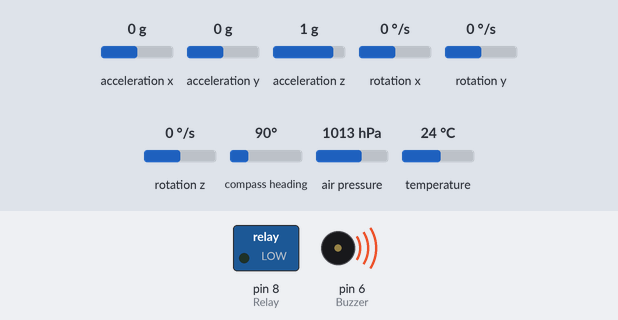
Recording of a sketch running on a simulated Arduino Uno, built for the host (arithmetic inside an expression is 32-bit, double 64-bit). On the bench: switched loads named in the sketch (green lamp = pin HIGH), buzzer (waves = sounding, pin HIGH). Wiring (inferred from the names in the program): HMC5883L compass at I2C address 0x1E; ADXL345 accelerometer at I2C address 0x53; L3G4200D gyroscope at I2C address 0x69; BMP180 pressure sensor at I2C address 0x77. Inputs (shaded band) come from the test bench; at power-on: acceleration x 0 g, acceleration y 0 g, acceleration z 1 g, rotation x 0 °/s, rotation y 0 °/s, rotation z 0 °/s, compass heading 90°, air pressure 1013 hPa, temperature 24 °C. Storage starts empty; EEPROM starts erased.

Above: at 0.1 s.
At 4.1 s:
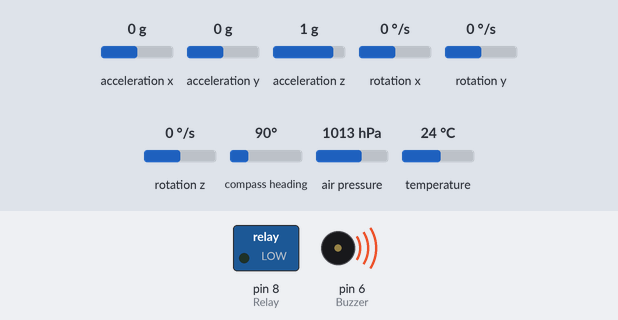
At 5.6 s:
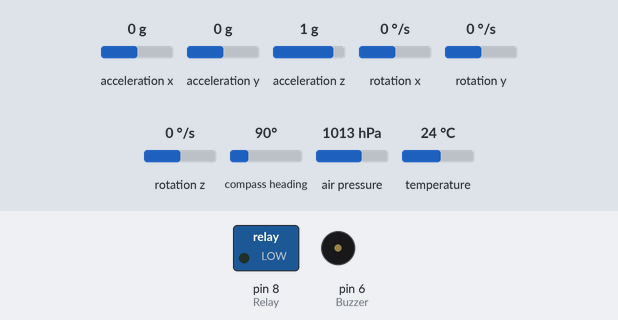
Timing chart, 0 to 7.1 s (numbered marks = the images above):
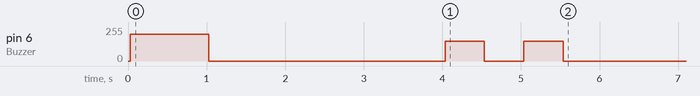

The sketch:

AVersion2-3.ino
```cpp
//No utiliza la biblioteca SFE_BMP180
//76% de almacenamiento
//67% de memoria dinámica
//La configuración está en un archivo diferente
//Los valores estan concatenados
//40 lecturas

//Conexiones Módulo MicroSD      Conexiones IMU: GY-80       Conexiones Relevador
//   GND ---> GND                  3.3V ---> Vcc                  D8 ---> IN
//    5V ---> Vcc                   GND ---> GND                 GND ---> GND
//   D12 ---> MISO                   A5 ---> SCL                  5V ---> Vcc
//   D11 ---> MOSI                   A4 ---> SDA
//   D13 ---> SCK
//   D10 ---> CS

/////////////////////////////////////////BIBLIOTECAS/////////////////////////////////////////
#include <Wire.h>        //Libreria para la comunicacion I2C
#include <SPI.h>         //Libreria interfaz SPI
#include <SD.h>          //Libreria para tarjetas SD
#include <EEPROM.h>      //Libreria que permite guardar valores cuando el arduino se apaga

/////////////////////////////////////////DEFINICIONES/////////////////////////////////////////
        //--------Micro SD---------
#define SSpin 10                    //Pin Slave Select para el modulo micro SD
        //--------BMP085----------
#define BMP085_ADDRESS 0x77         //Dirección I2C del barometro BMP085
        //--------ADXL345---------
#define ADXL345_ADDRESS 0x53        //Device address in which is also included the 8th bit for selecting the mode, read in this case.
#define Power_Register 0x2D         //Accelerometer Register Addresses
#define X_Axis_Register_DATAX0 0x32 //Hexadecima address for the DATAX0 internal register.
#define X_Axis_Register_DATAX1 0x33 //Hexadecima address for the DATAX1 internal register.
#define Y_Axis_Register_DATAY0 0x34
#define Y_Axis_Register_DATAY1 0x35
#define Z_Axis_Register_DATAZ0 0x36
#define Z_Axis_Register_DATAZ1 0x37
        //--------L3G4200D---------
#define Gyro_L3G4200D_ADDRESS 0x69  //Device address in which is also included the 8th bit for selecting the mode, read in this case.
#define Gyro_gX0 0x28               //Gyro Register Addresses
#define Gyro_gX1 0x29
#define Gyro_gY0 0x2A
#define Gyro_gY1 0x2B
#define Gyro_gZ0 0x2C
#define Gyro_gZ1 0x2D
        //--------MC5883L---------
#define Magnet_MC5883L_ADDRESS 0x1E //I2C 7bit address of HMC5883
#define Magnetometer_mX0 0x03
#define Magnetometer_mX1 0x04
#define Magnetometer_mZ0 0x05
#define Magnetometer_mZ1 0x06
#define Magnetometer_mY0 0x07
#define Magnetometer_mY1 0x08
/////////////////////////////////////////VARIABLES/////////////////////////////////////////
        //--------GLOBALES---------
int Relay = 8;                 //Pin de salida para el relevador
int Buzzer = 6;                //Pin de salida para el buzzer
int numeroLectura = 1;         //Para obtener el numero de datos que queremos
word t0;                       //Tiempo al terminar de configurar
String dataString = "";        //Utilizado para concatenar los datos de los sensores

        //--------BMP085---------
    float temperature,pressure,altura;
//-->Alturas para el cálculo de la media móvil
    float altura1,altura2,altura3,altura4,altura5,altura6,altura7,altura8;
    float alturaMediaMovil = 0;
//-->Formula barometrica
    float Po = 101325;             //Presión al nivel del mar [Pa]
    float M = 0.02896;             //Masa molar del aire [kg/mol]
    float TempK;                   //Temperatura en grados kelvin
    float R = 8.3143;              //Constante universal de los gases [(N*m)/(mol*K)]
    float g = 9.807;               //Aceleración gravitacional [m/s^2]
//-->Valores de calibración
    const unsigned char OSS = 0;   //Configuración de sobremuestreo
    int ac1,ac2,ac3;
    unsigned int ac4,ac5,ac6;
    int b1,b2,mb,mc,md;
    long b5;
        //--------Modulo Micro SD---------
File archivo;                  //Objeto "archivo" del tipo File
byte nFile;                    //Numero de archivo
        //--------ADXL345---------
int X0,X1,X_out;
int Y0,Y1,Y_out;
int Z1,Z0,Z_out;
float aceleracionX,aceleracionY,aceleracionZ;
//output value from -1 to +1, Gravity acceleration acting on the X-Axis
//2^8 bytes
float AceleracionXBytes = 256;
        //--------L3G4200D---------
int gX0,gX1,gX_out;
int gY0,gY1,gY_out;
int gZ0,gZ1,gZ_out;
float Xg,Yg,Zg;
float angleX,angleY,angleZ,angleXc,angleYc,angleZc;
float giroscopioX,giroscopioY,giroscopioZ;
unsigned long start,finished,elapsed;
// From the datasheet: 70 mdps/digit
float dpsXDigit = 0.07;      //Angular rate [dps]
float dt=0.015;
        //--------MC5883L---------
int mX0,mX1,mX_out;
int mY0,mY1,mY_out;
int mZ0,mZ1,mZ_out;
float magnetometroX,magnetometroY,magnetometroZ;
// From the datasheet: 0.92 mG/digit
float GaussXDigit = 0.00092;     // Gauss unit [G]
//Earth magnetic field ranges from 0.25 to 0.65 Gauss, so these are the values that we need to get approximately.
//->Arreglos para ajuste      m = (x-b)*A
double matrizMagB[3] = {-0.0389,-0.2945,0.2303};
double matrizMagA[3][3] = {{0.8951,-0.0019,0.0046},{-0.0019,0.9303,-0.0272},{0.0046,-0.0272,1.2017}};
```

BFunciones.ino
```cpp
//DECLARACION DE FUNCIONES

//--- Wire Transmission ---
void wireTransmission(int direccion,int registro,int valor)
{
  Wire.beginTransmission(direccion);
  Wire.write(registro);
  Wire.write(valor);
  Wire.endTransmission();
}

//--- Funcion de registro de datos ---
void registroDatos()
{
  archivo = SD.open("Datos"+String(nFile)+".txt",FILE_WRITE);
  if(archivo){
      dataString += String(numeroLectura)+","+String(millis())+",TIEMPO,"+String(alturaMediaMovil)+","+String(aceleracionX)+","+String(aceleracionY)+","+String(aceleracionZ)+",";
      archivo.print(dataString);
      dataString = "";
      dataString += String(magnetometroX)+","+String(magnetometroY)+","+String(magnetometroZ)+","+String(giroscopioX)+","+String(giroscopioY)+","+String(giroscopioZ)+",ESTADO,LONGITUD,LATITUD,ALTURAGPS";
      archivo.println(dataString);
      archivo.close();
      dataString = "";
  }
}

void calculoMediaMovil(){
      //--> Escritura de las ultimas 8 alturas
      if(numeroLectura == 1){
          altura1 = altura;
      }
      if(numeroLectura == 2){
          altura2 = altura;
      }
      if(numeroLectura == 3){
          altura3 = altura;
      }
      if(numeroLectura == 4){
          altura4 = altura;
      }
      if(numeroLectura == 5){
          altura5 = altura;
      }
      if(numeroLectura == 6){
          altura6 = altura;
      }
      if(numeroLectura == 7){
          altura7 = altura;
      }
      if(numeroLectura == 8){
          altura8 = altura;
      }

      if(numeroLectura > 8){
        //Promedio de las ultimas 8 alturas
        alturaMediaMovil = round((altura1+altura2+altura3+altura4+altura5+altura6+altura7+altura8)/8);
        //Se van registrando las ultimas 8 alturas que sean calculadas
        altura1 = altura2;
        altura2 = altura3;
        altura3 = altura4;
        altura4 = altura5;
        altura5 = altura6;
        altura6 = altura7;
        altura7 = altura8;
        altura8 = altura;
      }
}

//*********************************************************************************************************************************************************************************************
//************************************************************************************* Métodos BMP085 ****************************************************************************************
//*********************************************************************************************************************************************************************************************
void bmp085Calibration(){
  ac1 = bmp085ReadInt(0xAA);          //Almacena todos los valores de calibración del BMP085 en variables globales
  ac2 = bmp085ReadInt(0xAC);          //Valores de calibración son requeridos para calcular temperatura y presión
  ac3 = bmp085ReadInt(0xAE);          //Esta función deberá ser llamada en el inicio del programa
  ac4 = bmp085ReadInt(0xB0);
  ac5 = bmp085ReadInt(0xB2);
  ac6 = bmp085ReadInt(0xB4);
  b1 = bmp085ReadInt(0xB6);
  b2 = bmp085ReadInt(0xB8);
  mb = bmp085ReadInt(0xBA);
  mc = bmp085ReadInt(0xBC);
  md = bmp085ReadInt(0xBE);
}

float bmp085GetTemperature(unsigned int ut){
  long x1,x2;
  x1 = (((long)ut - (long)ac6)*(long)ac5) >> 15;
  x2 = ((long)mc << 11)/(x1+md);
  b5 = x1 + x2;                       //Calcula temperatura en [ºC]
  float temp = ((b5 + 8)>>4);
  temp = temp / 10;
  return temp;
}

long bmp085GetPressure(unsigned long up){
  long x1, x2, x3, b3, b6, p;
  unsigned long b4, b7;               //Calcula presión en [Pa]
  b6 = b5 - 4000;                     //Los valores de calibración deben conocerse
  //Calcular B3                       //b5 también se necesita, por lo que bmp085GetTemperature(...) debe ser llamada primero
  x1 = (b2 * (b6 * b6)>>12)>>11;
  x2 = (ac2 * b6)>>11;
  x3 = x1 + x2;
  b3 = (((((long)ac1)*4 + x3)<<OSS) + 2)>>2;
  //Calcular B4
  x1 = (ac3 * b6)>>13;
  x2 = (b1 * ((b6 * b6)>>12))>>16;
  x3 = ((x1 + x2) + 2)>>2;
  b4 = (ac4 * (unsigned long)(x3 + 32768))>>15;
  //Calcular B7
  b7 = ((unsigned long)(up - b3) * (50000>>OSS));
  if(b7 < 0x80000000)
    p = (b7<<1)/b4;
  else
    p = (b7/b4)<<1;
  x1 = (p>>8) * (p>>8);
  x1 = (x1 * 3038)>>16;
  x2 = (-7357 * p)>>16;
  p += (x1 + x2 + 3791)>>4;
  long temp = p;
  return temp;
}

float altitud(float pressure, float temperature){
  TempK = temperature + 273.15;       //Calcular altitud en [m]
  altura = (log(pressure/Po))*((R*TempK)/(M*g))*-1;
}

//Lee 1 byte desde el BMP085 en "address"
char bmp085Read(unsigned char address){
  unsigned char data;
  Wire.beginTransmission(BMP085_ADDRESS);
  Wire.write(address);
  Wire.endTransmission();
  Wire.requestFrom(BMP085_ADDRESS, 1);
  while(!Wire.available())
    ;
    return Wire.read();
}

//Lee 2 bytes desde el BMP085
//El primer byte será desde "address"
//El segundo byte será desde "address"+1
int bmp085ReadInt(unsigned char address){
  unsigned char msb, lsb;
  Wire.beginTransmission(BMP085_ADDRESS);
  Wire.write(address);
  Wire.endTransmission();
  Wire.requestFrom(BMP085_ADDRESS, 2);
  while(Wire.available()<2)
    ;
  msb = Wire.read();
  lsb = Wire.read();
  return (int) msb<<8 | lsb;
}

//Lee el valor de temperatura descompensada unsigned
int bmp085ReadUT(){
  unsigned int ut;
  // Write 0x2E into Register 0xF4
  // This requests a temperature reading
  wireTransmission(BMP085_ADDRESS,0xF4,0x2E);
  // Wait at least 4.5ms
  delay(5);
  // Read two bytes from registers 0xF6 and 0xF7
  ut = bmp085ReadInt(0xF6);
  return ut;
}

// Lee el valor de presión descompensada
unsigned long bmp085ReadUP()
{
  unsigned char msb, lsb, xlsb;
  unsigned long up = 0;
  // Write 0x34+(OSS<<6) into register 0xF4
  // Request a pressure reading w/ oversampling setting
  wireTransmission(BMP085_ADDRESS,0xF4,0x34 + (OSS<<6));
  // Wait for conversion, delay time dependent on OSS
  delay(2 + (3<<OSS));
  // Read register 0xF6 (MSB), 0xF7 (LSB), and 0xF8 (XLSB)
  Wire.beginTransmission(BMP085_ADDRESS);
  Wire.write(0xF6);
  Wire.endTransmission();
  Wire.requestFrom(BMP085_ADDRESS, 3);
  // Wait for data to become available
  while(Wire.available() < 3)
    ;
  msb = Wire.read();
  lsb = Wire.read();
  xlsb = Wire.read();
  up = (((unsigned long) msb << 16) | ((unsigned long) lsb << 8) | (unsigned long) xlsb) >> (8-OSS);
  return up;
}


//*********************************************************************************************************************************************************************************************
//************************************************************************************* Métodos ADXL345 ****************************************************************************************
//*********************************************************************************************************************************************************************************************

//Cálculo del eje X
float ejeXacelerometro(){
  wireTransmission(ADXL345_ADDRESS,X_Axis_Register_DATAX0,X_Axis_Register_DATAX1);
  // Begin transmission to the Sensor
  //Ask the particular registers for data
  Wire.endTransmission();                        // Ends the transmission and transmits the data from the two registers
  Wire.requestFrom(ADXL345_ADDRESS,2);           // Request the transmitted two bytes from the two registers
  if(Wire.available()<=2) {
    X0 = Wire.read();                            //Reads the data from the register
    X1 = Wire.read();
    // Converting the raw data of the X-Axis into X-Axis Acceleration
    // - The output data is Two's complement
    // - X0 as the least significant byte
    // - X1 as the most significant byte
    X1=X1<<8;
    X_out= X0 + X1;
    aceleracionX = X_out/AceleracionXBytes;                        // Xa = output value from -1 to +1, Gravity acceleration acting on the X-Axis
  }
}

//Cálculo del eje Y
float ejeYacelerometro(){
  wireTransmission(ADXL345_ADDRESS,Y_Axis_Register_DATAY0,Y_Axis_Register_DATAY1);
  Wire.requestFrom(ADXL345_ADDRESS,2);
  if(Wire.available()<=2) {
    Y0 = Wire.read();
    Y1 = Wire.read();
    Y1=Y1<<8;
    Y_out= Y0 + Y1;
    aceleracionY = Y_out/AceleracionXBytes;
  }
}

//Cálculo del eje Z
float ejeZacelerometro(){
  wireTransmission(ADXL345_ADDRESS,Z_Axis_Register_DATAZ0,Z_Axis_Register_DATAZ1);
  Wire.requestFrom(ADXL345_ADDRESS,2);
  if(Wire.available()<=2) {
    Z0 = Wire.read();
    Z1 = Wire.read();
    Z1=Z1<<8;
    Z_out= Z0 + Z1;
    aceleracionZ = Z_out/AceleracionXBytes;
  }
}

//*********************************************************************************************************************************************************************************************
//************************************************************************************* Métodos L3G4200D ****************************************************************************************
//*********************************************************************************************************************************************************************************************
//Cálculo del eje X
float ejeXgiroscopio()
{
  Wire.beginTransmission(Gyro_L3G4200D_ADDRESS); // transmit to device
  Wire.write(Gyro_gX0);
  Wire.endTransmission();
  Wire.requestFrom(Gyro_L3G4200D_ADDRESS,1);
  if(Wire.available()<=1)
  {
    gX0 = Wire.read();
  }
  Wire.beginTransmission(Gyro_L3G4200D_ADDRESS); // transmit to device
  Wire.write(Gyro_gX1);
  Wire.endTransmission();
  Wire.requestFrom(Gyro_L3G4200D_ADDRESS,1);
  if(Wire.available()<=1)
  {
    gX1 = Wire.read();
  }
  // Raw Data
  gX1=gX1<<8;
  gX_out =gX0+gX1;
  // From the datasheet: 70 mdps/digit
  Xg=gX_out*dpsXDigit; // Angular rate
  // Angular_rate * dt = angle
  angleXc = Xg*dt;
  giroscopioX = angleX + angleXc;
}

//Cálculo del eje Y
float ejeYgiroscopio()
{
  Wire.beginTransmission(Gyro_L3G4200D_ADDRESS); // transmit to device
  Wire.write(Gyro_gY0);
  Wire.endTransmission();
  Wire.requestFrom(Gyro_L3G4200D_ADDRESS,1);
  if(Wire.available()<=1)
  {
    gY0 = Wire.read();
  }
  Wire.beginTransmission(Gyro_L3G4200D_ADDRESS); // transmit to device
  Wire.write(Gyro_gY1);
  Wire.endTransmission();
  Wire.requestFrom(Gyro_L3G4200D_ADDRESS,1);
  if(Wire.available()<=1)
  {
    gY1 = Wire.read();
  }
  gY1=gY1<<8;
  gY_out =gY0+gY1;
  Yg=gY_out*dpsXDigit;
  angleYc = Yg*dt;
  giroscopioY = angleY + angleYc;
}

//Cálculo del eje Z
float ejeZgiroscopio()
{
  Wire.beginTransmission(Gyro_L3G4200D_ADDRESS); // transmit to device
  Wire.write(Gyro_gZ0);
  Wire.endTransmission();
  Wire.requestFrom(Gyro_L3G4200D_ADDRESS,1);
  if(Wire.available()<=1)
  {
    gZ0 = Wire.read();
  }
  Wire.beginTransmission(Gyro_L3G4200D_ADDRESS); // transmit to device
  Wire.write(Gyro_gZ1);
  Wire.endTransmission();
  Wire.requestFrom(Gyro_L3G4200D_ADDRESS,1);
  if(Wire.available()<=1)
  {
    gZ1 = Wire.read();
  }
  gZ1=gZ1<<8;
  gZ_out =gZ0+gZ1;
  Zg=gZ_out*dpsXDigit;
  angleZc = Zg*dt;
  giroscopioZ = angleZ + angleZc;
}

//*********************************************************************************************************************************************************************************************
//************************************************************************************* Métodos MC5883L ****************************************************************************************
//*********************************************************************************************************************************************************************************************
//Cálculo del eje X
float ejeXmagnetometro(){
  wireTransmission(Magnet_MC5883L_ADDRESS,Magnetometer_mX0,Magnetometer_mX1);
  Wire.requestFrom(Magnet_MC5883L_ADDRESS,2);
  if(Wire.available()<=2)
  {
    mX0 = Wire.read();
    mX1 = Wire.read();
    mX1= mX1<<8;
    mX_out= mX0 + mX1;                           // Raw data
    // From the datasheet: 0.92 mG/digit
    magnetometroX = mX_out*GaussXDigit;                         // Gauss unit
    //Earth magnetic field ranges from 0.25 to 0.65 Gauss, so these are the values that we need to get approximately.
  }
}

float ejeYmagnetometro(){
  wireTransmission(Magnet_MC5883L_ADDRESS,Magnetometer_mY0,Magnetometer_mY1);
  Wire.requestFrom(Magnet_MC5883L_ADDRESS,2);
  if(Wire.available()<=2)
  {
    mY0 = Wire.read();
    mY1 = Wire.read();
    mY1= mY1<<8;
    mY_out= mY0 + mY1;
    magnetometroY = mY_out*GaussXDigit;
  }
}

float ejeZmagnetometro(){
  wireTransmission(Magnet_MC5883L_ADDRESS,Magnetometer_mZ0,Magnetometer_mZ1);
  Wire.requestFrom(Magnet_MC5883L_ADDRESS,2);
  if(Wire.available()<=2)
  {
    mZ0 = Wire.read();
    mZ1 = Wire.read();
    mZ1= mZ1<<8;
    mZ_out= mZ0 + mZ1;
    magnetometroZ = mZ_out*GaussXDigit;
  }
}

float ajusteMagnetometro(){
  ejeXmagnetometro();
  ejeYmagnetometro();
  ejeZmagnetometro();
  float x = matrizMagB[0]*magnetometroX;
  float y = matrizMagB[1]*magnetometroY;
  float z = matrizMagB[2]*magnetometroZ;
  magnetometroX = x*matrizMagA[0][0]+y*matrizMagA[1][0]+z*matrizMagA[2][0];
  magnetometroY = x*matrizMagA[0][1]+y*matrizMagA[1][1]+z*matrizMagA[2][1];
  magnetometroZ = x*matrizMagA[0][2]+y*matrizMagA[1][2]+z*matrizMagA[2][2];
}
```

Source omitted: DCiclo.ino (687 bytes), Configuracion.ino (1884 bytes)
